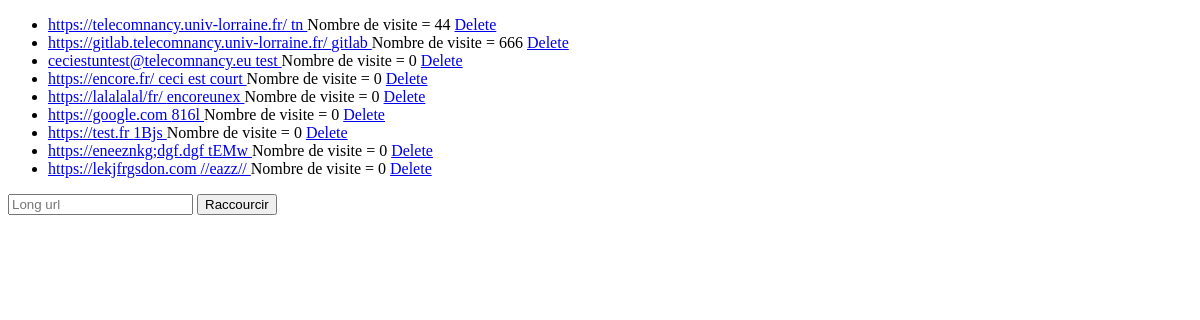
Page /shorten on the earlier database version.
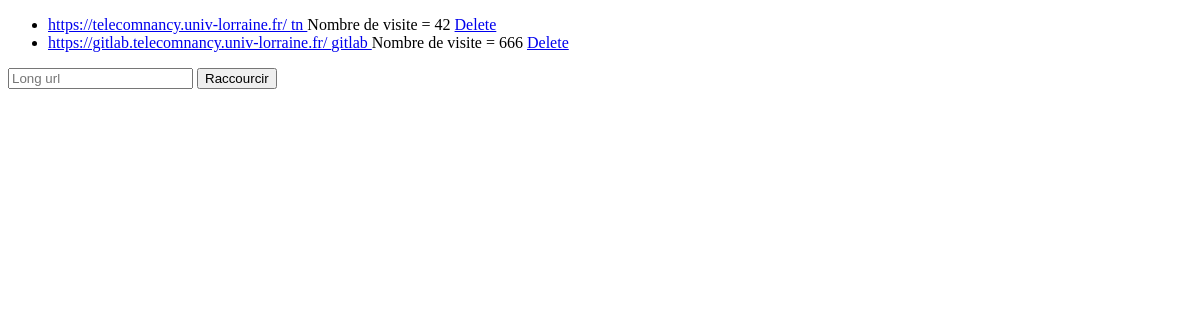
Same page on the later database version.
### tables this page shows
CREATE TABLE link (
long_url TEXT PRIMARY KEY,
short_url TEXT UNIQUE,
visite INTEGER DEFAULT 0
);

### app.py (the view)
@app.route("/shorten",methods=["GET","POST"])
def shorten():
    if request.method == "POST":
        target_url = request.form.get("target_url")
        db = getdb()
        c = db.cursor()
        c.execute("SELECT * FROM link WHERE link.long_url=?",(target_url,))
        x = c.fetchall()
        if x == [] and target_url!="":
            generated_link = GenerateLink()
            c.execute("INSERT INTO link VALUES (?,?,?)",(target_url,generated_link,0))
            db.commit()
            data = GetDisplayData()
            return render_template("shorten.html",liste=data,base_case=False,error=False)
        else:
            data = GetDisplayData()
            return render_template("shorten.html",liste=data,base_case=False,error=True)
    else :
        data = GetDisplayData()
        return render_template("shorten.html", liste = data,base_case=True,error=False)

### app.py (called while the page is built)
def getdb():
    db = getattr( g,'_database',None)
    if db is None:
        db = g._databse = sqlite3.connect("short_urls.db")
    return db

def GetDisplayData():
    db = getdb()
    c = db.cursor()
    c.execute("SELECT * FROM link")
    data = c.fetchall()
    return data

### templates/shorten.html (shortened to what this page needs)
{% extends 'layout.html' %}
{% block body %}
<disp>
    <ul>
        {%for element in liste%}
            <li>
                <a href="{{element[0]}}">{{element[0]}} </a>
                <a href="/r/{{element[1]}}">{{element[1]}} </a>
                <a>Nombre de visite = {{element[2]}}</a>
                <a class="prob-button" href="/shorten/delete/{{element[1]}}">Delete</a>
            </li>
        {%endfor%}
    </ul>
</disp>
<p>
    <form action="/shorten" method ="POST">
        <input autocomplete="off" autofocus name="target_url" placeholder="Long url" type="text">
        <input type="submit" value="Raccourcir">
    </form>
</p>
{% endblock %}

Differences in the rows shown:
removed link: long_url "ceciestuntest@telecomnancy.eu", short_url "test", visite "0"
removed link: long_url "https://encore.fr/", short_url "ceci est court", visite "0"
removed link: long_url "https://lalalalal/fr/", short_url "encoreunex", visite "0"
removed link: long_url "https://google.com", short_url "816l", visite "0"
removed link: long_url "https://test.fr", short_url "1Bjs", visite "0"
removed link: long_url "https://eneeznkg;dgf.dgf", short_url "tEMw", visite "0"
removed link: long_url "https://lekjfrgsdon.com", short_url "//eazz//", visite "0"
changed link "https://telecomnancy.univ-lorraine.fr/": visite "44" → "42"
